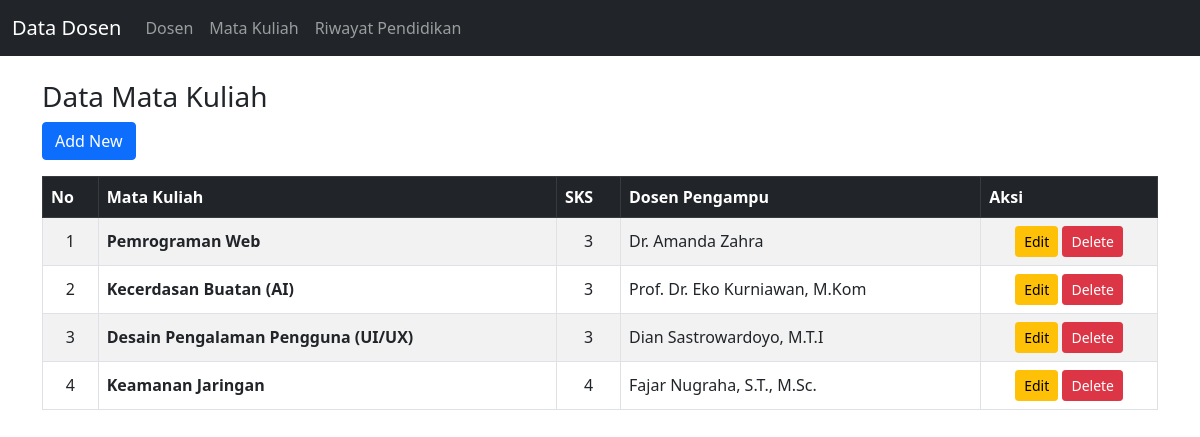
The page /index.php?mod=course on the database its author committed.
### tables this page shows
CREATE TABLE `courses` (
  `id` int(11) NOT NULL AUTO_INCREMENT,
  `course_name` varchar(100) NOT NULL,
  `credits` int(2) NOT NULL,
  `lecturer_id` int(11) DEFAULT NULL,
  PRIMARY KEY (`id`),
  KEY `fk_course_lecturer` (`lecturer_id`),
  CONSTRAINT `fk_course_lecturer` FOREIGN KEY (`lecturer_id`) REFERENCES `lecturers` (`id`) ON DELETE SET NULL ON UPDATE CASCADE
);

CREATE TABLE `lecturers` (
  `id` int(11) NOT NULL AUTO_INCREMENT,
  `name` varchar(100) NOT NULL,
  `nidn` varchar(20) NOT NULL,
  `phone` varchar(20) DEFAULT NULL,
  `join_date` date DEFAULT NULL,
  PRIMARY KEY (`id`)
);

### Controllers/CourseController.php (called while the page is built, shortened)
<?php
include_once 'models/Course.php';
class CourseController {
    private $courseModel;
    public function __construct() {
        $db = (new Database())->getConnection();
        $this->courseModel = new Course($db);
    }
    public function index() {
        $courses = $this->courseModel->getAll();
        include 'views/courses/index.php';
    }
}
?>

### Models/Course.php (called while the page is built, shortened)
<?php
class Course {
    private $conn;
    public function __construct($db) { $this->conn = $db; }
    public function getAll() {
        $sql = "SELECT courses.*, lecturers.name as lecturer_name
                FROM courses
                LEFT JOIN lecturers ON courses.lecturer_id = lecturers.id";
        return $this->conn->query($sql);
    }
}
?>

### views/courses/index.php (the view, shortened to what this page needs)
<!doctype html>
<html lang="en">
<head>
  <link href="assets/css/bootstrap.min.css" rel="stylesheet">
</head>
<body>
  <?php include 'views/includes/navbar.php'; ?>
  <div class="container mt-4">
    <h3>Data Mata Kuliah</h3>
    <a class="btn btn-primary mb-3" href="index.php?mod=course&action=create">Add New</a>
    <div class="table-responsive">
        <table class="table table-striped table-bordered align-middle">
          <thead class="table-dark">
            <tr>
                <th style="width: 5%;">No</th>
                <th>Mata Kuliah</th>
                <th>SKS</th>
                <th>Dosen Pengampu</th>
                <th>Aksi</th>
            </tr>
          </thead>
          <tbody>
            <?php
            $no = 1;
            if ($courses->num_rows > 0) {
                while ($row = $courses->fetch_assoc()) {
            ?>
            <tr>
                <td class="text-center"><?= $no++ ?></td>
                <td><strong><?= $row['course_name'] ?></strong></td>
                <td class="text-center"><?= $row['credits'] ?></td>
                <td><?= $row['lecturer_name'] ?? '<span class="text-muted">Belum ditentukan</span>' ?></td>
                <td class="text-center">
                    <a class="btn btn-sm btn-warning" href="index.php?mod=course&action=edit&id=<?= $row['id'] ?>">Edit</a>
                    <a class="btn btn-sm btn-danger" href="index.php?mod=course&action=delete&id=<?= $row['id'] ?>" onclick="return confirm('Yakin ingin menghapus mata kuliah ini?')">Delete</a>
                </td>
            </tr>
            <?php
                }
            } else {
                echo "<tr><td colspan='5' class='text-center'>Belum ada data mata kuliah.</td></tr>";
            }
            ?>
          </tbody>
        </table>
    </div>
  </div>
</body>
</html>

### index.php (shortened to what this page needs)
<?php
$mod = isset($_GET['mod']) ? $_GET['mod'] : 'lecturer';
$action = isset($_GET['action']) ? $_GET['action'] : 'index';
if ($mod == 'lecturer') {
    include_once 'controllers/LecturerController.php';
    $controller = new LecturerController();
    switch ($action) {
        case 'index': $controller->index(); break;
        case 'create': $controller->create(); break;
        case 'edit': $controller->edit($id); break;
        case 'delete': $controller->delete($id); break;
        default: $controller->index();
    }
} elseif ($mod == 'course') {
    include_once 'controllers/CourseController.php';
    $controller = new CourseController();
    switch ($action) {
        case 'index': $controller->index(); break;
    }
}
?>

### views/includes/navbar.php (shortened to what this page needs)
<nav class="navbar navbar-expand-lg navbar-dark bg-dark mb-4">
  <div class="container-fluid">
    <a class="navbar-brand" href="index.php">Data Dosen</a>
    <div class="collapse navbar-collapse" id="navbarNav">
      <ul class="navbar-nav">
        <li class="nav-item">
            <a class="nav-link" href="index.php?mod=lecturer">Dosen</a>
        </li>
        <li class="nav-item">
            <a class="nav-link" href="index.php?mod=course">Mata Kuliah</a>
        </li>
        <li class="nav-item">
            <a class="nav-link" href="index.php?mod=education">Riwayat Pendidikan</a>
        </li>
      </ul>
    </div>
  </div>
</nav>

### rows shown on the page
courses: course_name "Pemrograman Web", credits "3", lecturer.name "Dr. Amanda Zahra"
courses: course_name "Kecerdasan Buatan (AI)", credits "3", lecturer.name "Prof. Dr. Eko Kurniawan, M.Kom"
courses: course_name "Desain Pengalaman Pengguna (UI/UX)", credits "3", lecturer.name "Dian Sastrowardoyo, M.T.I"
courses: course_name "Keamanan Jaringan", credits "4", lecturer.name "Fajar Nugraha, S.T., M.Sc."
